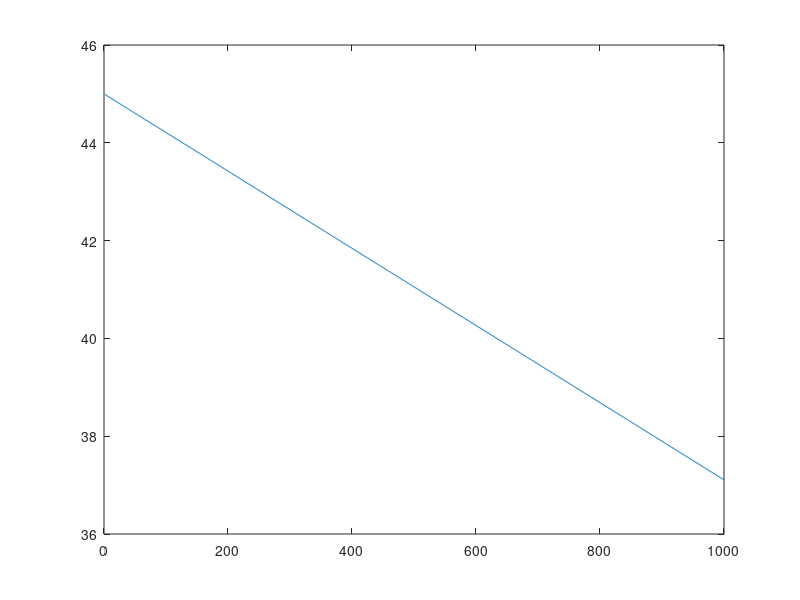

MATLAB code for this plot:
n=6;
n=1000;
a=zeros(n,n);
c=zeros(n,1);

c(1)=-45;
c(n)=-37.1;
c(2:n-1)=0;

a=zeros(n,n);
a(1,1)=-2;
a(n,n)=-2;

for i=1:n-1
    a(i,i)=-2;
    a(i,i+1)=1;
    a(i+1,i)=1;
end

t=inv(a)*c;

plot(t)
%Timer
tic
elapsed_time=toc;

disp(['Elapsed time: ', num2str(elapsed_time),' seconds'])